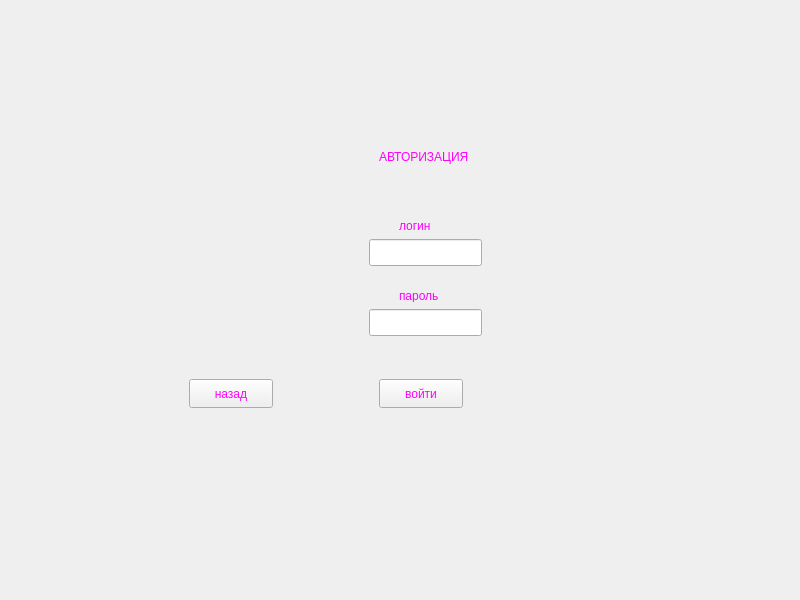
<?xml version="1.0" encoding="UTF-8"?>
<ui version="4.0">
 <class>Widget</class>
 <widget class="QWidget" name="Widget">
  <property name="geometry">
   <rect>
    <x>0</x>
    <y>0</y>
    <width>800</width>
    <height>600</height>
   </rect>
  </property>
  <property name="windowTitle">
   <string>Widget</string>
  </property>
  <widget class="QWidget" name="widget" native="true">
   <property name="geometry">
    <rect>
     <x>159</x>
     <y>109</y>
     <width>511</width>
     <height>331</height>
    </rect>
   </property>
   <property name="styleSheet">
    <string notr="true">color: rgb(255, 0, 255);</string>
   </property>
   <widget class="QPushButton" name="pushButton">
    <property name="geometry">
     <rect>
      <x>220</x>
      <y>270</y>
      <width>84</width>
      <height>29</height>
     </rect>
    </property>
    <property name="text">
     <string>войти</string>
    </property>
   </widget>
   <widget class="QLineEdit" name="lineEdit">
    <property name="geometry">
     <rect>
      <x>210</x>
      <y>200</y>
      <width>113</width>
      <height>27</height>
     </rect>
    </property>
   </widget>
   <widget class="QLineEdit" name="lineEdit_2">
    <property name="geometry">
     <rect>
      <x>210</x>
      <y>130</y>
      <width>113</width>
      <height>27</height>
     </rect>
    </property>
   </widget>
   <widget class="QLabel" name="label">
    <property name="geometry">
     <rect>
      <x>240</x>
      <y>180</y>
      <width>56</width>
      <height>13</height>
     </rect>
    </property>
    <property name="text">
     <string>пароль</string>
    </property>
   </widget>
   <widget class="QLabel" name="label_2">
    <property name="geometry">
     <rect>
      <x>240</x>
      <y>110</y>
      <width>56</width>
      <height>13</height>
     </rect>
    </property>
    <property name="text">
     <string>логин</string>
    </property>
   </widget>
   <widget class="QLabel" name="label_3">
    <property name="geometry">
     <rect>
      <x>220</x>
      <y>40</y>
      <width>101</width>
      <height>16</height>
     </rect>
    </property>
    <property name="text">
     <string>АВТОРИЗАЦИЯ</string>
    </property>
   </widget>
   <widget class="QPushButton" name="pushButton_2">
    <property name="geometry">
     <rect>
      <x>30</x>
      <y>270</y>
      <width>84</width>
      <height>29</height>
     </rect>
    </property>
    <property name="text">
     <string>назад</string>
    </property>
   </widget>
  </widget>
 </widget>
 <resources/>
 <connections/>
</ui>
